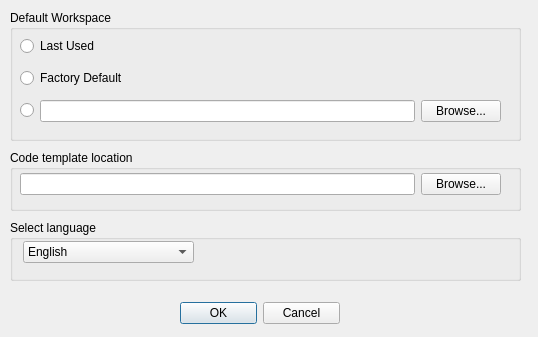
<?xml version="1.0" encoding="UTF-8"?>
<ui version="4.0">
 <class>DialogMisc</class>
 <widget class="QDialog" name="DialogMisc">
  <property name="windowModality">
   <enum>Qt::ApplicationModal</enum>
  </property>
  <property name="geometry">
   <rect>
    <x>0</x>
    <y>0</y>
    <width>538</width>
    <height>337</height>
   </rect>
  </property>
  <property name="maximumSize">
   <size>
    <width>640</width>
    <height>546</height>
   </size>
  </property>
  <property name="windowTitle">
   <string>Tool Settings</string>
  </property>
  <property name="windowIcon">
   <iconset resource="images.qrc">
    <normaloff>:/images/images/lupa.ico</normaloff>:/images/images/lupa.ico</iconset>
  </property>
  <widget class="QGroupBox" name="groupBox_7">
   <property name="geometry">
    <rect>
     <x>10</x>
     <y>220</y>
     <width>511</width>
     <height>61</height>
    </rect>
   </property>
   <property name="title">
    <string>Select language</string>
   </property>
   <widget class="QComboBox" name="languageBox">
    <property name="geometry">
     <rect>
      <x>13</x>
      <y>21</y>
      <width>171</width>
      <height>22</height>
     </rect>
    </property>
    <item>
     <property name="text">
      <string>English</string>
     </property>
    </item>
    <item>
     <property name="text">
      <string>Czech</string>
     </property>
    </item>
   </widget>
  </widget>
  <widget class="QGroupBox" name="groupBox_8">
   <property name="geometry">
    <rect>
     <x>10</x>
     <y>150</y>
     <width>511</width>
     <height>61</height>
    </rect>
   </property>
   <property name="title">
    <string>Code template location</string>
   </property>
   <widget class="QWidget" name="layoutWidget">
    <property name="geometry">
     <rect>
      <x>10</x>
      <y>20</y>
      <width>481</width>
      <height>28</height>
     </rect>
    </property>
    <layout class="QHBoxLayout" name="horizontalLayout_5">
     <item>
      <widget class="QLineEdit" name="templateLineEdit"/>
     </item>
     <item>
      <widget class="QPushButton" name="templateBtn">
       <property name="text">
        <string>Browse...</string>
       </property>
      </widget>
     </item>
    </layout>
   </widget>
  </widget>
  <widget class="QDialogButtonBox" name="buttonBox">
   <property name="geometry">
    <rect>
     <x>180</x>
     <y>300</y>
     <width>160</width>
     <height>26</height>
    </rect>
   </property>
   <property name="standardButtons">
    <set>QDialogButtonBox::Cancel|QDialogButtonBox::Ok</set>
   </property>
  </widget>
  <widget class="QGroupBox" name="groupBox">
   <property name="geometry">
    <rect>
     <x>10</x>
     <y>10</y>
     <width>511</width>
     <height>131</height>
    </rect>
   </property>
   <property name="title">
    <string>Default Workspace</string>
   </property>
   <widget class="QWidget" name="layoutWidget">
    <property name="geometry">
     <rect>
      <x>10</x>
      <y>20</y>
      <width>481</width>
      <height>101</height>
     </rect>
    </property>
    <layout class="QVBoxLayout" name="verticalLayout">
     <item>
      <widget class="QRadioButton" name="lastUsedBtn">
       <property name="text">
        <string>Last Used</string>
       </property>
      </widget>
     </item>
     <item>
      <widget class="QRadioButton" name="factoryBtn">
       <property name="text">
        <string>Factory Default</string>
       </property>
      </widget>
     </item>
     <item>
      <layout class="QHBoxLayout" name="horizontalLayout">
       <item>
        <widget class="QRadioButton" name="userWorkspaceBtn">
         <property name="text">
          <string/>
         </property>
        </widget>
       </item>
       <item>
        <widget class="QLineEdit" name="userWorkspaceLineEdit"/>
       </item>
       <item>
        <widget class="QPushButton" name="selectWorkspaceBtn">
         <property name="text">
          <string>Browse...</string>
         </property>
        </widget>
       </item>
      </layout>
     </item>
    </layout>
   </widget>
  </widget>
 </widget>
 <resources>
  <include location="images.qrc"/>
 </resources>
 <connections/>
</ui>
